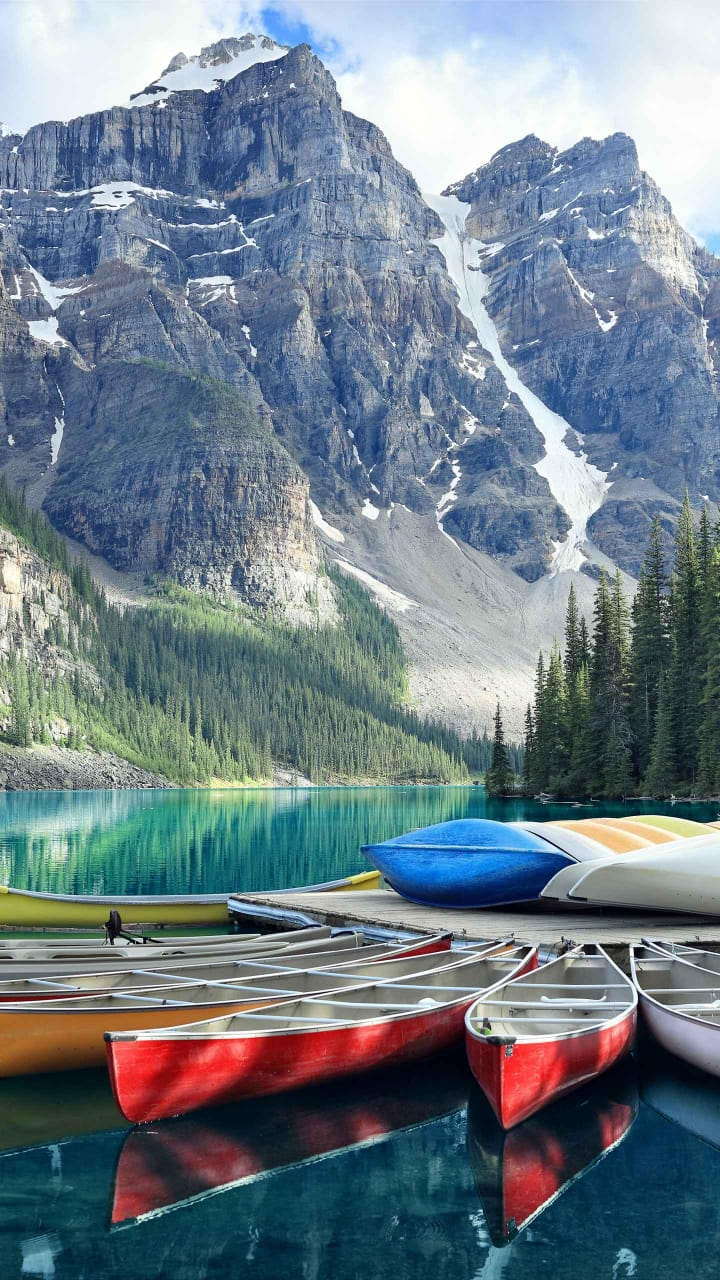
#> input picture PCV Practice/opencv.jpeg, 720 x 1280 px
$ python que_1.py
#> lines starting #> are read from the running program, lines starting #| are printed output that depends on the picture
from PIL import Image
from numpy import *
from pylab import *
from scipy.ndimage import filters
im = array(Image.open('opencv.jpeg').convert('L'))
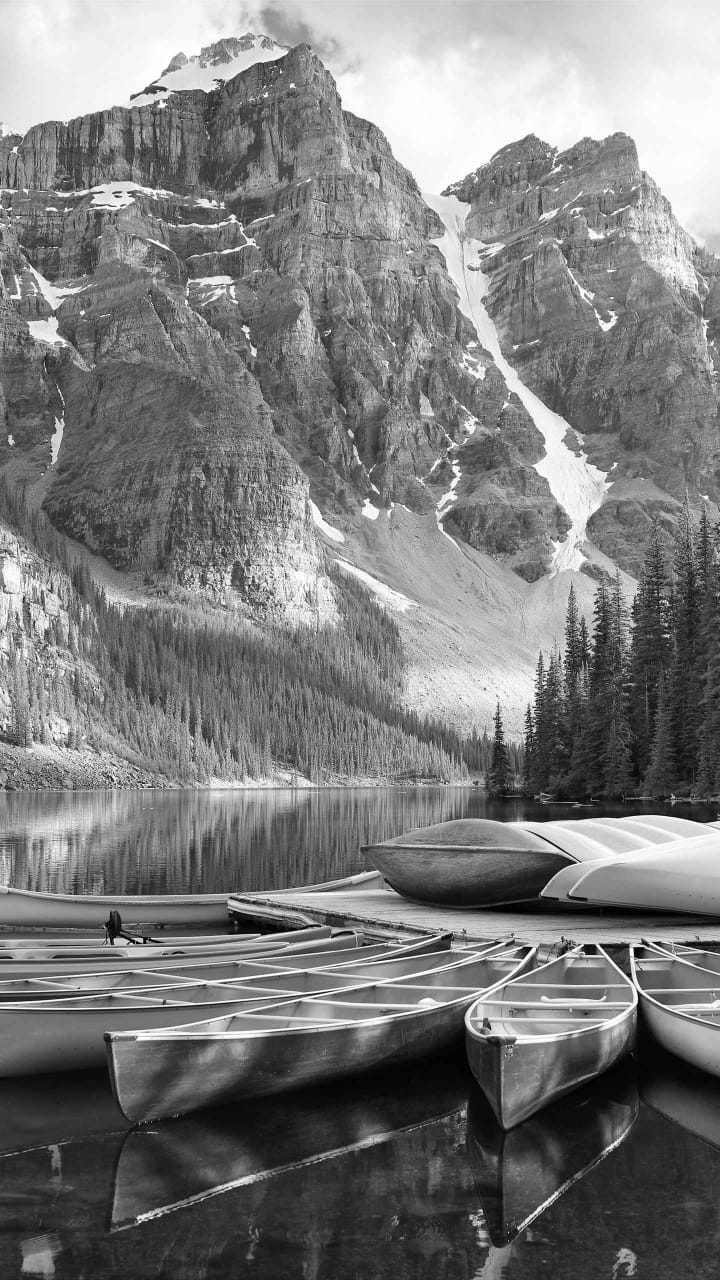
#> im: shape (1280, 720); min 0, max 255, mean 123.3
for i in range(1,5):
    im2 = filters.gaussian_filter(im,2*i)
    gray()
    axis('off')
    imshow(im2)
    figure()
    contour(im2, origin='image')
    axis('off')
    show()
#> this loop made 4 passes
#> pass 1, `show()`:
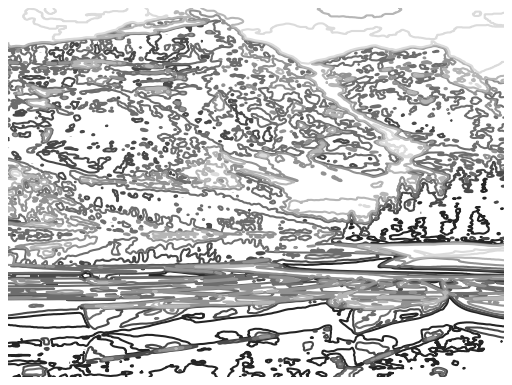
#> figure drawn by matplotlib, 1 panel
#> pass 2, `im2 = filters.gaussian_filter(im,2*i)`:
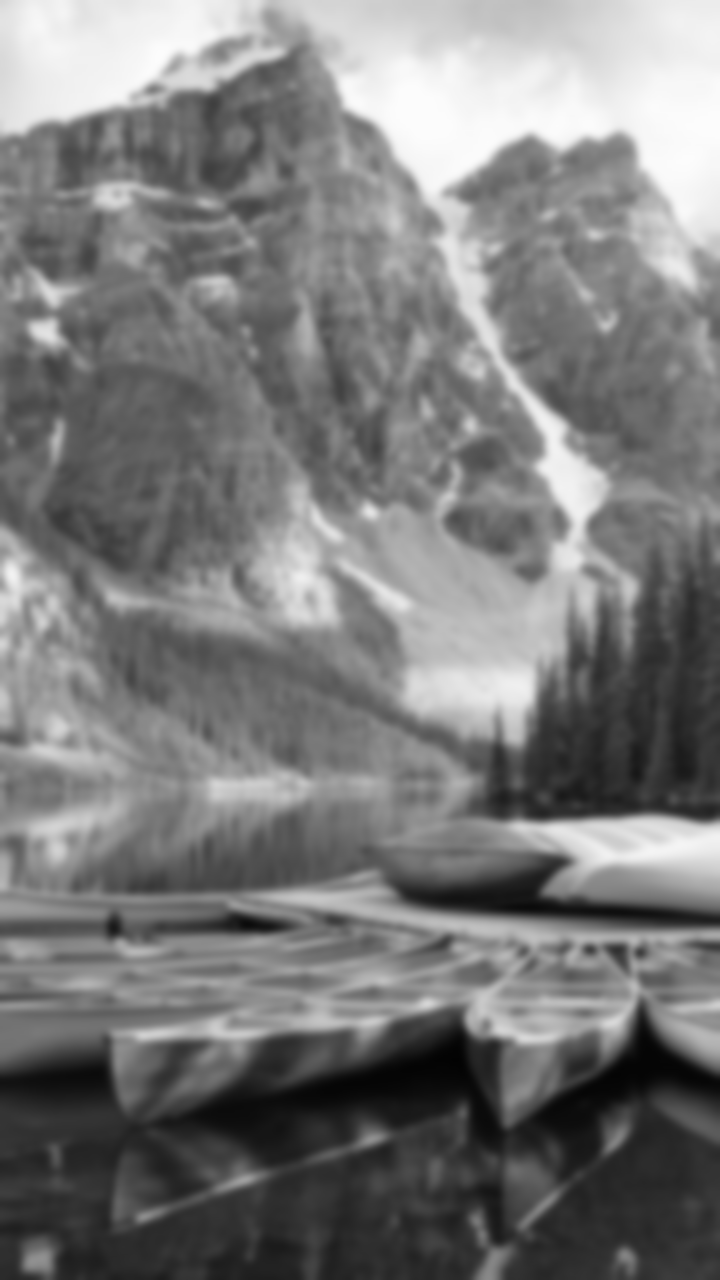
#> im2: shape (1280, 720); min 2, max 252, mean 122.3
#> pass 2, `show()`:
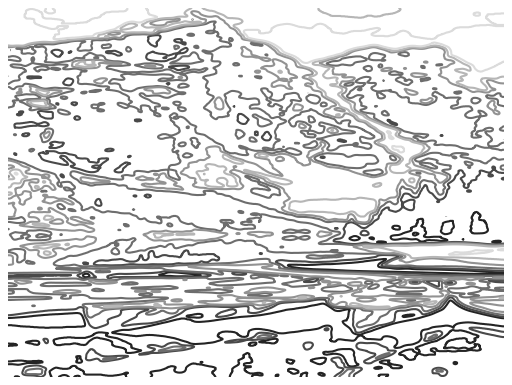
#> figure drawn by matplotlib, 1 panel
#> after the loop:
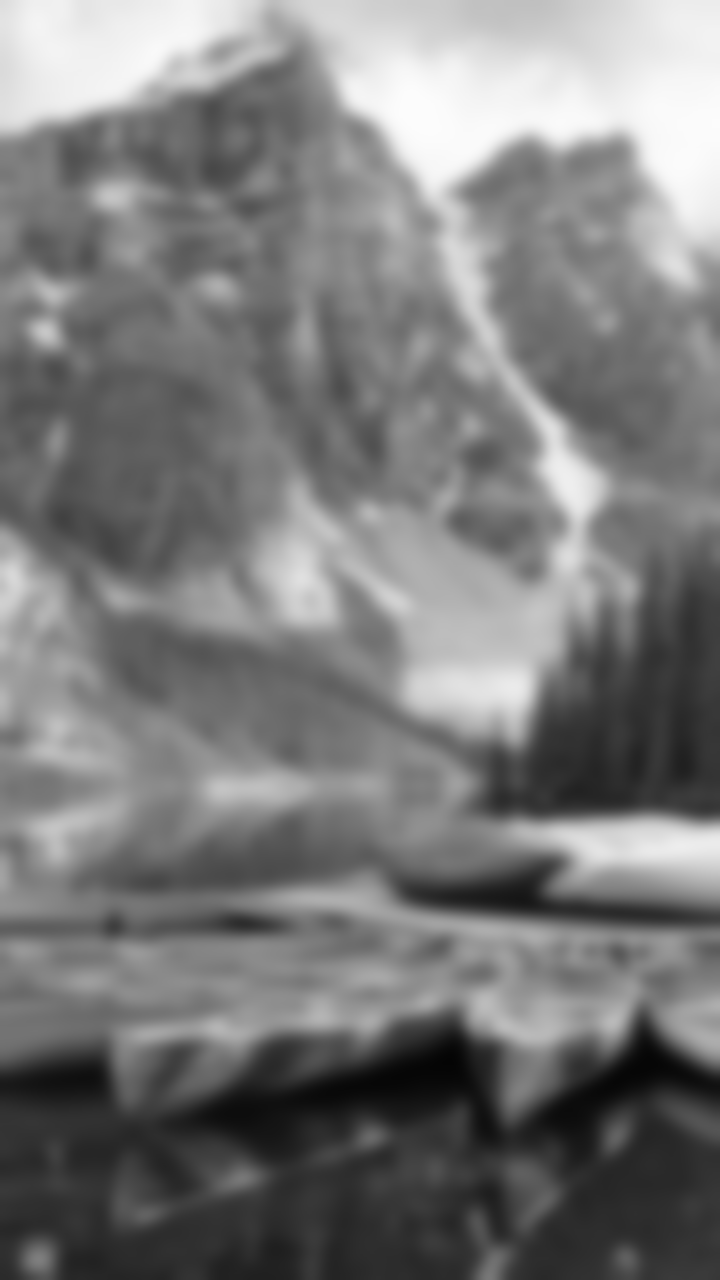
#> im2: shape (1280, 720); min 4, max 252, mean 122.3


#contours are becoming less distinct as the image gets more and more blurred.
